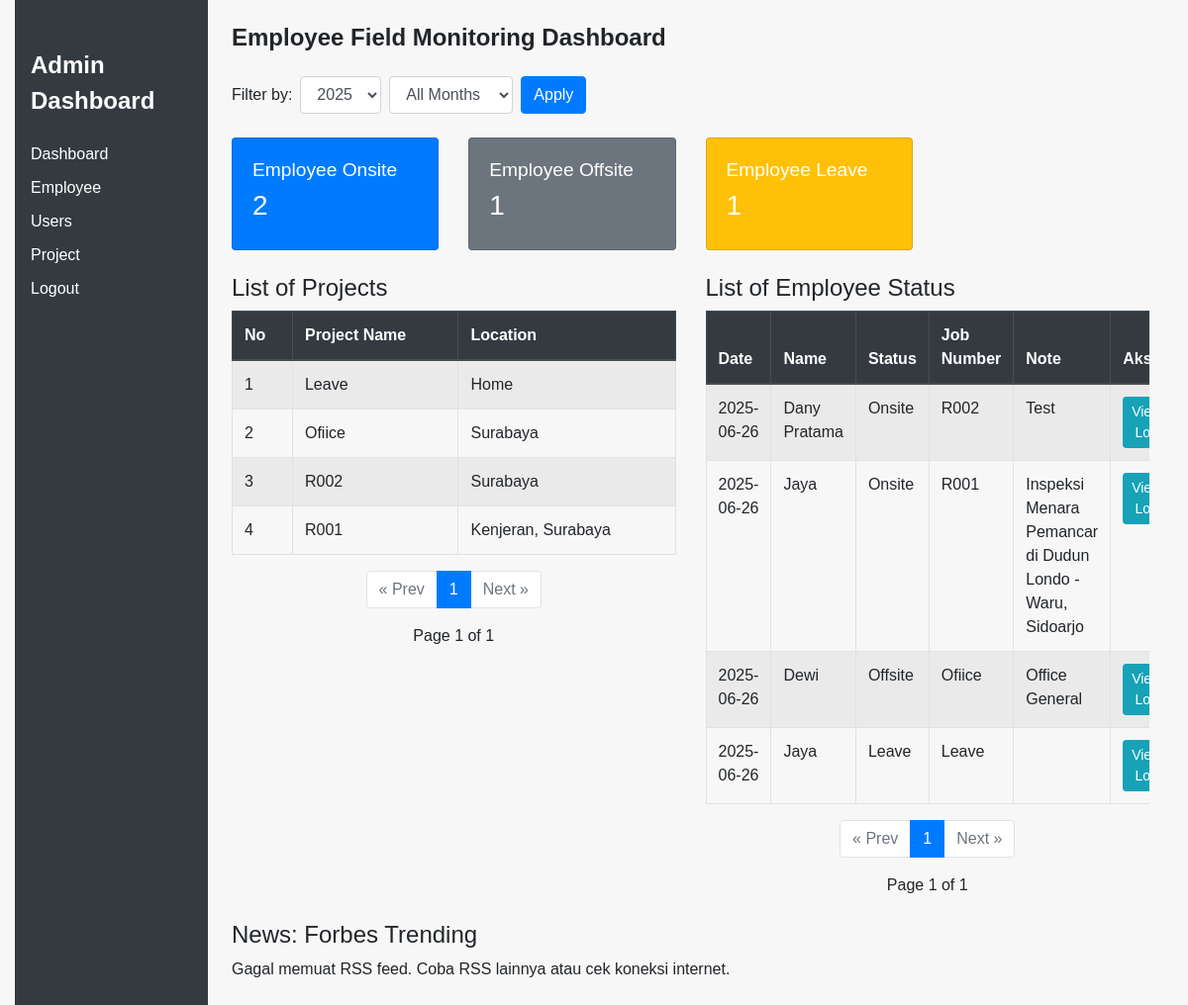
The page /admin/index_admin2.php on the database its author committed.
### tables this page shows
CREATE TABLE `projects` (
  `id` int(11) NOT NULL,
  `no_project` varchar(50) DEFAULT NULL,
  `descripsi_project` text DEFAULT NULL,
  `location_project` varchar(100) DEFAULT NULL
);

CREATE TABLE `field_logs` (
  `id` int(11) NOT NULL,
  `employee_id` int(11) DEFAULT NULL,
  `status` enum('Onsite','Offsite','Leave') DEFAULT NULL,
  `project_id` int(11) DEFAULT NULL,
  `log_date` date DEFAULT NULL,
  `log_time` time DEFAULT NULL,
  `latitude` decimal(9,6) DEFAULT NULL,
  `longitude` decimal(9,6) DEFAULT NULL,
  `photo_url` text DEFAULT NULL,
  `notes` text DEFAULT NULL,
  `created_at` timestamp NOT NULL DEFAULT current_timestamp()
);

CREATE TABLE `employees` (
  `id` int(11) NOT NULL,
  `employee_code` varchar(20) DEFAULT NULL,
  `name` varchar(100) DEFAULT NULL,
  `date_of_birth` date DEFAULT NULL,
  `gender` enum('Male','Female') DEFAULT NULL,
  `address` text DEFAULT NULL,
  `phone_number` varchar(20) DEFAULT NULL,
  `position` varchar(50) DEFAULT NULL,
  `join_date` date DEFAULT NULL,
  `photo` varchar(255) DEFAULT NULL
);

### admin/index_admin2.php (the view, shortened to what this page needs)
<?php
include __DIR__ . '/../includes/koneksi.php';
$tahun = $_GET['tahun'] ?? date('Y');
$bulan = $_GET['bulan'] ?? '';
$limit = 5;
$page = $_GET['page'] ?? 1;
$offset = ($page - 1) * $limit;
$filter_sql = "WHERE YEAR(log_date) = '$tahun'";
$onsite = $conn->query("SELECT COUNT(*) as total FROM field_logs WHERE status='Onsite'")->fetch_assoc()['total'];
$offsite = $conn->query("SELECT COUNT(*) as total FROM field_logs WHERE status='Offsite'")->fetch_assoc()['total'];
$leave = $conn->query("SELECT COUNT(*) as total FROM field_logs WHERE status='Leave'")->fetch_assoc()['total'];
$total_projects = $conn->query("SELECT COUNT(*) AS total FROM projects")->fetch_assoc()['total'];
$total_pages_projects = ceil($total_projects / $limit);
$total_logs_query = "SELECT COUNT(*) AS total FROM field_logs f
    JOIN employees e ON e.id = f.employee_id
    LEFT JOIN projects p ON p.id = f.project_id
    $filter_sql";
$total_logs = $conn->query($total_logs_query)->fetch_assoc()['total'];
$total_pages_logs = ceil($total_logs / $limit);
$employee_status = $conn->query("
    SELECT
        e.name,
        f.status,
        f.project_id,
        f.notes,
        f.log_date,
        f.id as log_id,
        p.no_project
    FROM field_logs f
    JOIN employees e ON e.id = f.employee_id
    LEFT JOIN projects p ON p.id = f.project_id
    $filter_sql
    ORDER BY f.log_date DESC, f.log_time DESC
    LIMIT $limit OFFSET $offset
");
$projects = $conn->query("SELECT no_project, location_project FROM projects ORDER BY id DESC LIMIT 5");
$page_proj = $_GET['page_proj'] ?? 1;
?>
<!DOCTYPE html>
<html lang="en">
<head>
    <link href="https://cdn.jsdelivr.net/npm/bootstrap@4.6.2/dist/css/bootstrap.min.css" rel="stylesheet">
    <link rel="stylesheet" href="/employee_monitoring/assets/css/admin.css">
</head>
<body>
    <div class="container-fluid">
        <div class="row no-gutters">
            <div class="col-md-2 sidebar">
                <?php include '../includes/sidebar_admin.php'; ?>
            </div>
            <div class="col-md-10">
                <div class="content-wrapper">
                    <h2 class="dashboard-title mb-4">Employee Field Monitoring Dashboard</h2>
                    <form method="GET" class="form-inline mb-4">
                        <label class="mr-2">Filter by:</label>
                        <select name="tahun" class="form-control mr-2">
                            <?php for ($y = 2023; $y <= date('Y'); $y++): ?>
                                <option value="<?= $y ?>" <?= $tahun == $y ? 'selected' : '' ?>><?= $y ?></option>
                            <?php endfor; ?>
                        </select>
                        <select name="bulan" class="form-control mr-2">
                            <option value="">All Months</option>
                        </select>
                        <button type="submit" class="btn btn-primary">Apply</button>
                    </form>
                    <div class="row mb-4">
                        <div class="col-md-3">
                            <div class="card text-white bg-primary">
                                <div class="card-body">
                                    <h5>Employee Onsite</h5>
                                    <h3><?= $onsite ?></h3>
                                </div>
                            </div>
                        </div>
                        <div class="col-md-3">
                            <div class="card text-white bg-secondary">
                                <div class="card-body">
                                    <h5>Employee Offsite</h5>
                                    <h3><?= $offsite ?></h3>
                                </div>
                            </div>
                        </div>
                        <div class="col-md-3">
                            <div class="card text-white bg-warning">
                                <div class="card-body">
                                    <h5>Employee Leave</h5>
                                    <h3><?= $leave ?></h3>
                                </div>
                            </div>
                        </div>
                    </div>
                    <div class="row">
                        <div class="col-md-6">
                            <h4>List of Projects</h4>
                            <div class="table-responsive">
                                <table class="table table-bordered table-striped">
                                    <thead class="thead-dark">
                                        <tr>
                                            <th>No</th>
                                            <th>Project Name</th>
                                            <th>Location</th>
                                        </tr>
                                    </thead>
                                    <tbody>
                                        <?php $i = $offset + 1;
                                        while ($row = $projects->fetch_assoc()): ?>
                                            <tr>
                                                <td><?= $i++ ?></td>
                                                <td><?= $row['no_project'] ?></td>
                                                <td><?= $row['location_project'] ?></td>
                                            </tr>
                                        <?php endwhile; ?>
                                    </tbody>
                                </table>
                            </div>
                            <nav>
                                <ul class="pagination justify-content-center">
                                    <li class="page-item <?= ($page_proj <= 1) ? 'disabled' : '' ?>">
                                        <a class="page-link"
                                            href="?page_proj=<?= $page_proj - 1 ?>&page=<?= $page ?>&tahun=<?= $tahun ?>&bulan=<?= $bulan ?>">&laquo;
                                            Prev</a>
                                    </li>
                                    <?php for ($i = 1; $i <= $total_pages_projects; $i++): ?>
                                        <li class="page-item <?= ($i == $page_proj) ? 'active' : '' ?>">
                                            <a class="page-link"
                                                href="?page_proj=<?= $i ?>&page=<?= $page ?>&tahun=<?= $tahun ?>&bulan=<?= $bulan ?>"><?= $i ?></a>
                                        </li>
                                    <?php endfor; ?>
                                    <li
                                        class="page-item <?= ($page_proj >= $total_pages_projects) ? 'disabled' : '' ?>">
                                        <a class="page-link"
                                            href="?page_proj=<?= $page_proj + 1 ?>&page=<?= $page ?>&tahun=<?= $tahun ?>&bulan=<?= $bulan ?>">Next
                                            &raquo;</a>
                                    </li>
                                </ul>
                                <div class="text-center mt-2">
                                    Page <?= $page_proj ?> of <?= $total_pages_projects ?>
                                </div>
                            </nav>
                        </div>
                        <div class="col-md-6">
                            <h4>List of Employee Status</h4>
                            <div class="table-responsive">
                                <table class="table table-bordered table-striped">
                                    <thead class="thead-dark">
                                        <tr>
                                            <th>Date</th>
                                            <th>Name</th>
                                            <th>Status</th>
                                            <th>Job Number</th>
                                            <th>Note</th>
                                            <th>Aksi</th>
                                        </tr>
                                    </thead>
                                    <tbody>
                                        <?php while ($row = $employee_status->fetch_assoc()): ?>
                                            <tr>
                                                <td><?= htmlspecialchars($row['log_date']) ?></td>
                                                <td><?= htmlspecialchars($row['name']) ?></td>
                                                <td><?= htmlspecialchars($row['status']) ?></td>
                                                <td><?= htmlspecialchars($row['no_project'] ?? '-') ?></td>
                                                <td><?= nl2br(htmlspecialchars($row['notes'] ?? '-')) ?></td>
                                                <td>
                                                    <a href="../admin/view_log.php?id=<?= $row['log_id'] ?>"
                                                        class="btn btn-sm btn-info">View Log</a>
                                                </td>
                                            </tr>
                                        <?php endwhile; ?>
                                    </tbody>
                                </table>
                            </div>
                            <nav>
                                <ul class="pagination justify-content-center">
                                    <li class="page-item <?= ($page <= 1) ? 'disabled' : '' ?>">
                                        <a class="page-link"
                                            href="?page=<?= $page - 1 ?>&tahun=<?= $tahun ?>&bulan=<?= $bulan ?>">&laquo;
                                            Prev</a>
                                    </li>
                                    <?php for ($i = 1; $i <= $total_pages_logs; $i++): ?>
                                        <li class="page-item <?= ($i == $page) ? 'active' : '' ?>">
                                            <a class="page-link"
                                                href="?page=<?= $i ?>&tahun=<?= $tahun ?>&bulan=<?= $bulan ?>"><?= $i ?></a>
                                        </li>
                                    <?php endfor; ?>
                                    <li class="page-item <?= ($page >= $total_pages_logs) ? 'disabled' : '' ?>">
                                        <a class="page-link"
                                            href="?page=<?= $page + 1 ?>&tahun=<?= $tahun ?>&bulan=<?= $bulan ?>">Next
                                            &raquo;</a>
                                    </li>
                                </ul>
                                <div class="text-center mt-2">
                                    Page <?= $page ?> of <?= $total_pages_logs ?>
                                </div>
                            </nav>
                        </div>
                    </div>
                    <div class="mt-4">
                        <h4>News: Forbes Trending</h4>
                        <?php
                        $rss = new DOMDocument();
                        $rssUrl = "https://rss.nytimes.com/services/xml/rss/nyt/Technology.xml";
                        if (@$rss->load($rssUrl)) {
                            $items = $rss->getElementsByTagName('item');
                            $limit = 5;
                            for ($i = 0; $i < $limit && $i < $items->length; $i++) {
                                $item = $items->item($i);
                                $title = $item->getElementsByTagName('title')->item(0)->nodeValue;
                                $link = $item->getElementsByTagName('link')->item(0)->nodeValue;
                                $date = $item->getElementsByTagName('pubDate')->item(0)->nodeValue;
                                echo "<p><strong><a href=\"$link\" target=\"_blank\">$title</a></strong><br>";
                                echo "<small><em>Posted on " . date("l, F d, Y", strtotime($date)) . "</em></small></p><hr>";
                            }
                        } else {
                            echo "<p>Gagal memuat RSS feed. Coba RSS lainnya atau cek koneksi internet.</p>";
                        }
                        ?>
                    </div>
                </div>
            </div>
</body>
</html>

### assets/css/admin.css (style rules this page uses)
body { background-color: #f7f7f7; margin: 0; padding: 0; font-family: sans-serif; }
.sidebar { background-color: #343a40; color: white; padding: 1.5rem 1rem; min-height: 100vh; }
.dashboard-title { font-size: 1.5rem; font-weight: bold; }
.card h5 { font-size: 1.2rem; }
.content-wrapper { padding: 1.5rem; }

### rows shown on the page
projects: no_project "Leave", location_project "Home"
projects: no_project "Ofiice", location_project "Surabaya"
projects: no_project "R002", location_project "Surabaya"
projects: no_project "R001", location_project "Kenjeran, Surabaya"
field_logs: log_date "2025-06-26", employee.name "Dany Pratama", status "Onsite", project.no_project "R002", notes "Test"
field_logs: log_date "2025-06-26", employee.name "Jaya", status "Onsite", project.no_project "R001", notes "Inspeksi Menara Pemancar di Dudun Londo - Waru, Sidoarjo"
field_logs: log_date "2025-06-26", employee.name "Dewi", status "Offsite", project.no_project "Ofiice", notes "Office General"
field_logs: log_date "2025-06-26", employee.name "Jaya", status "Leave", project.no_project "Leave"

### other values the page prints
$onsite "2"
$offsite "1"
$leave "1"
$page_proj "1"
$total_pages_projects "1"
$page "1"
$total_pages_logs "1"
form field tahun "2025"
